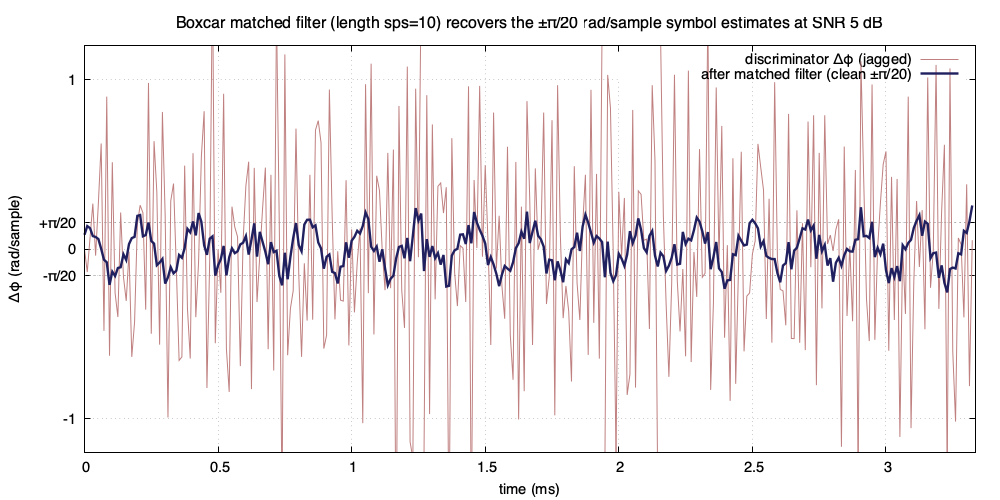

This figure's gnuplot source:
set terminal pngcairo size 1000,500 enhanced font 'Helvetica,11'
set output 'fig_matched_filter.png'

set grid
set title "Boxcar matched filter (length sps=10) recovers the ±π/20 rad/sample symbol estimates at SNR 5 dB" font ',12'
set xlabel "time (ms)"
set ylabel "Δφ (rad/sample)"
set xrange [0:32.0/9.6]
set yrange [-1.2:1.2]
set ytics (-1, "-π/20" -0.157, 0, "+π/20" 0.157, 1)

# Decision sample markers: every SPS samples → every 1/9.6 ms
# We'll mark x = 0.5/9.6, 1.5/9.6, ... mid-symbol; eye-center is at integer-symbol boundary.

set arrow from 0,-0.157 to 32.0/9.6,-0.157 nohead lc rgb '#888888' dt 3 lw 1
set arrow from 0,+0.157 to 32.0/9.6,+0.157 nohead lc rgb '#888888' dt 3 lw 1

plot 'matched_filter.dat' using 1:2 with lines lw 1.0 lc rgb '#c08080' title 'discriminator Δφ (jagged)', \
     'matched_filter.dat' using 1:3 with lines lw 2.4 lc rgb '#202060' title 'after matched filter (clean ±π/20)'
